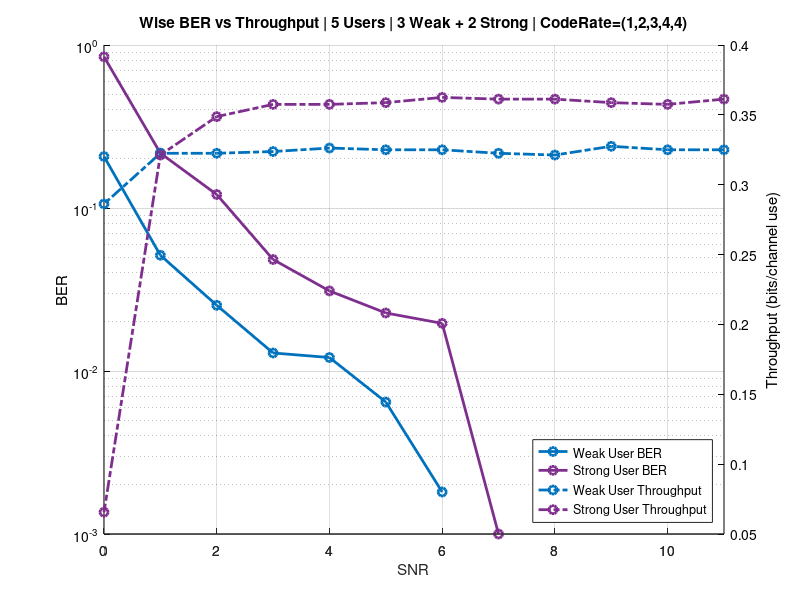

This figure's MATLAB source:
clear all; close all; clc;

%P_tx = 11:-1:0
SNR = 11:-1:0

user_4_ber = [0.00E+00
0.00E+00
0.00E+00
0.00E+00
1.00E-03
1.96E-02
2.27E-02
3.10E-02
4.83E-02
1.21E-01
2.17E-01
8.47E-01
];
user_0_ber = [0.00E+00
0.00E+00
0.00E+00
0.00E+00
0.00E+00
1.81E-03
6.45E-03
1.21E-02
1.29E-02
2.53E-02
5.13E-02
2.07E-01
];

user_4_thr = [2.89E+01
2.86E+01
2.87E+01
2.89E+01
2.89E+01
2.90E+01
2.87E+01
2.86E+01
2.86E+01
2.79E+01
2.57E+01
5.25E+00
]/80;
user_0_thr = [2.60E+01
2.60E+01
2.62E+01
2.57E+01
2.58E+01
2.60E+01
2.60E+01
2.61E+01
2.59E+01
2.58E+01
2.58E+01
2.29E+01
]/80;

figure(1)
grid on; hold on;
color = get (gca, "ColorOrder");

[hax, a0, b0] = plotyy (SNR, user_0_ber, SNR, user_0_thr,@semilogy,@plot);
[~, a4, b4] = plotyy (SNR, user_4_ber, SNR, user_4_thr,@semilogy,@plot);


% Color Style by User
set ([a0, b0], "marker", "o", 'LineWidth',2, "color", color(1,:));
set ([a4, b4], "marker", "o", 'LineWidth',2, "color", color(4,:));

% Line Style by metric
set ([a0, a4], "linestyle", "-");
set ([b0, b4], "linestyle", "-.");

set(hax,{'ycolor'},{'k';'k'})
grid on;
xlabel (hax(1), "xlabel");
ylabel (hax(1), "BER");
ylabel (hax(2), "Throughput (bits/channel use)");

xlabel('SNR');
hleg1 = legend('Weak User BER','Strong User BER','Weak User Throughput','Strong User Throughput',"location", "southeast");
%title (hax(2), 'BER vs Throughput | 5 Users | 3 Weak + 2 Strong | Rw = 1/4 | Rs = 1/2');
title (hax(2), 'Wise BER vs Throughput | 5 Users | 3 Weak + 2 Strong | CodeRate=(1,2,3,4,4)');

%%%%%%%%%%%%%%%%%%%%%%%%%%%%%%%%%%%%%%%%%%%
%%%%%%%%%%%%%%%%%%%%%%%%%%%%%%%%%%%%%%%%%%%

%